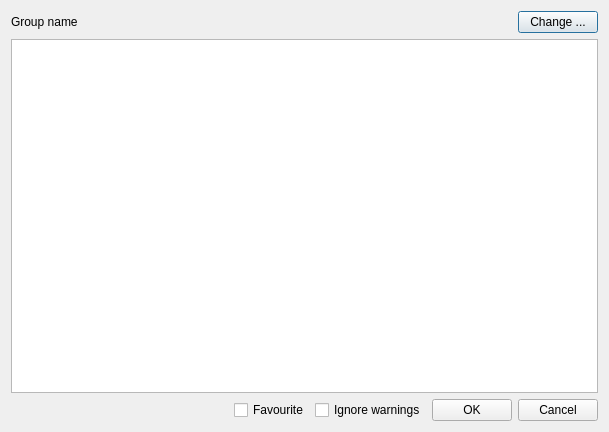
<?xml version="1.0" encoding="UTF-8"?>
<ui version="4.0">
 <class>ImportWindowUI</class>
 <widget class="QDialog" name="ImportWindowUI">
  <property name="geometry">
   <rect>
    <x>0</x>
    <y>0</y>
    <width>609</width>
    <height>432</height>
   </rect>
  </property>
  <property name="windowTitle">
   <string>Import</string>
  </property>
  <layout class="QVBoxLayout" name="verticalLayout">
   <item>
    <layout class="QHBoxLayout" name="horizontalLayout_2">
     <item>
      <widget class="QLabel" name="groupnamelbl">
       <property name="text">
        <string>Group name</string>
       </property>
      </widget>
     </item>
     <item>
      <spacer name="horizontalSpacer_2">
       <property name="orientation">
        <enum>Qt::Horizontal</enum>
       </property>
       <property name="sizeHint" stdset="0">
        <size>
         <width>40</width>
         <height>20</height>
        </size>
       </property>
      </spacer>
     </item>
     <item>
      <widget class="QPushButton" name="groupnamechangebtn">
       <property name="text">
        <string>Change ...</string>
       </property>
      </widget>
     </item>
    </layout>
   </item>
   <item>
    <widget class="QTableView" name="tableimport">
     <property name="alternatingRowColors">
      <bool>true</bool>
     </property>
     <property name="showGrid">
      <bool>false</bool>
     </property>
     <property name="wordWrap">
      <bool>false</bool>
     </property>
    </widget>
   </item>
   <item>
    <layout class="QHBoxLayout" name="horizontalLayout">
     <item>
      <widget class="QLabel" name="statuslbl">
       <property name="text">
        <string/>
       </property>
      </widget>
     </item>
     <item>
      <spacer name="horizontalSpacer">
       <property name="orientation">
        <enum>Qt::Horizontal</enum>
       </property>
       <property name="sizeHint" stdset="0">
        <size>
         <width>40</width>
         <height>20</height>
        </size>
       </property>
      </spacer>
     </item>
     <item>
      <widget class="QCheckBox" name="favcb">
       <property name="text">
        <string>Favourite</string>
       </property>
      </widget>
     </item>
     <item>
      <widget class="QCheckBox" name="ignorewarningscb">
       <property name="text">
        <string>Ignore warnings</string>
       </property>
      </widget>
     </item>
     <item>
      <widget class="QPushButton" name="okbtn">
       <property name="text">
        <string>OK</string>
       </property>
      </widget>
     </item>
     <item>
      <widget class="QPushButton" name="cancelbtn">
       <property name="text">
        <string>Cancel</string>
       </property>
      </widget>
     </item>
    </layout>
   </item>
  </layout>
 </widget>
 <tabstops>
  <tabstop>tableimport</tabstop>
 </tabstops>
 <resources/>
 <connections/>
</ui>
